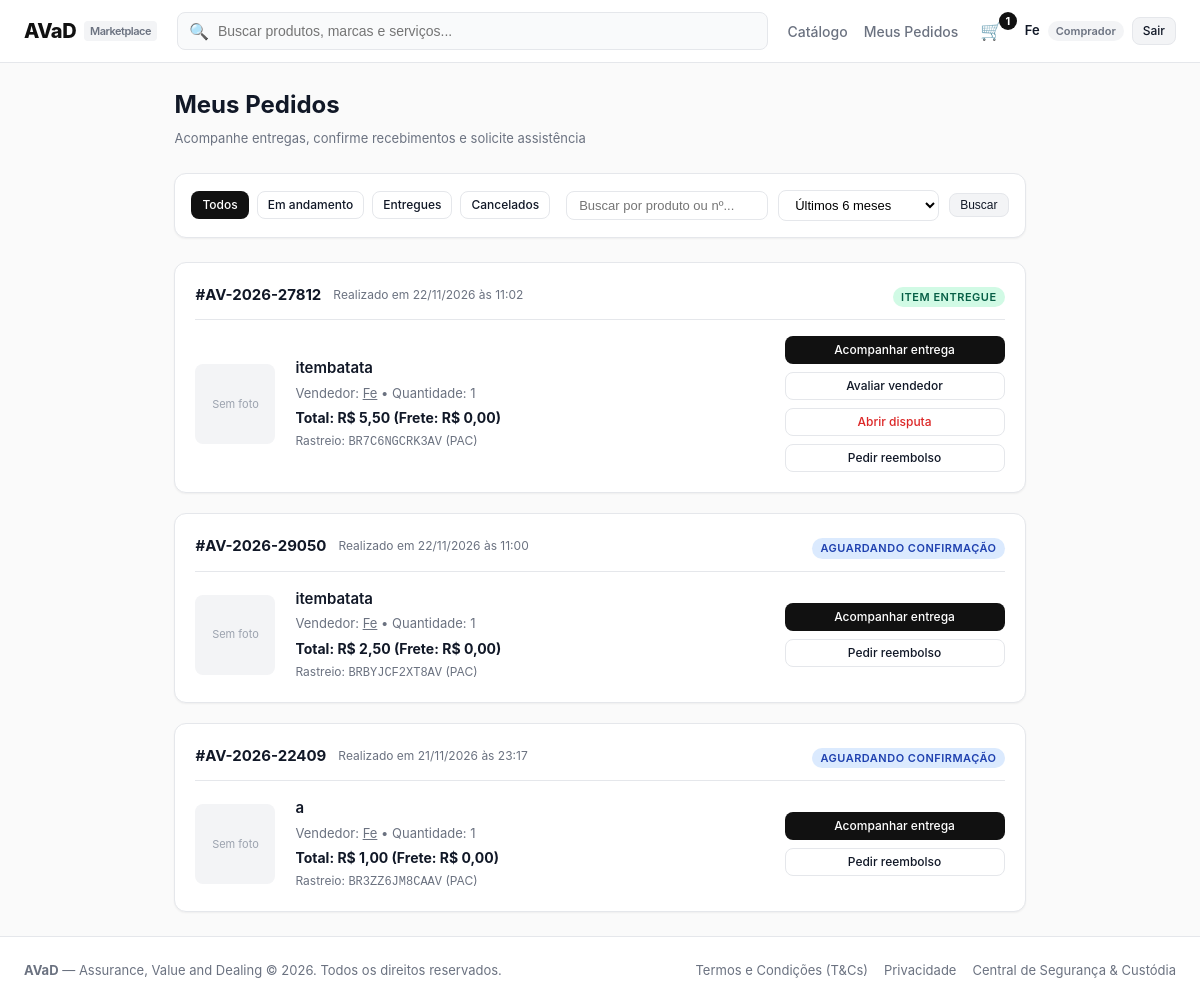
Page /orders/my-orders/ (signed in) on the earlier database version.
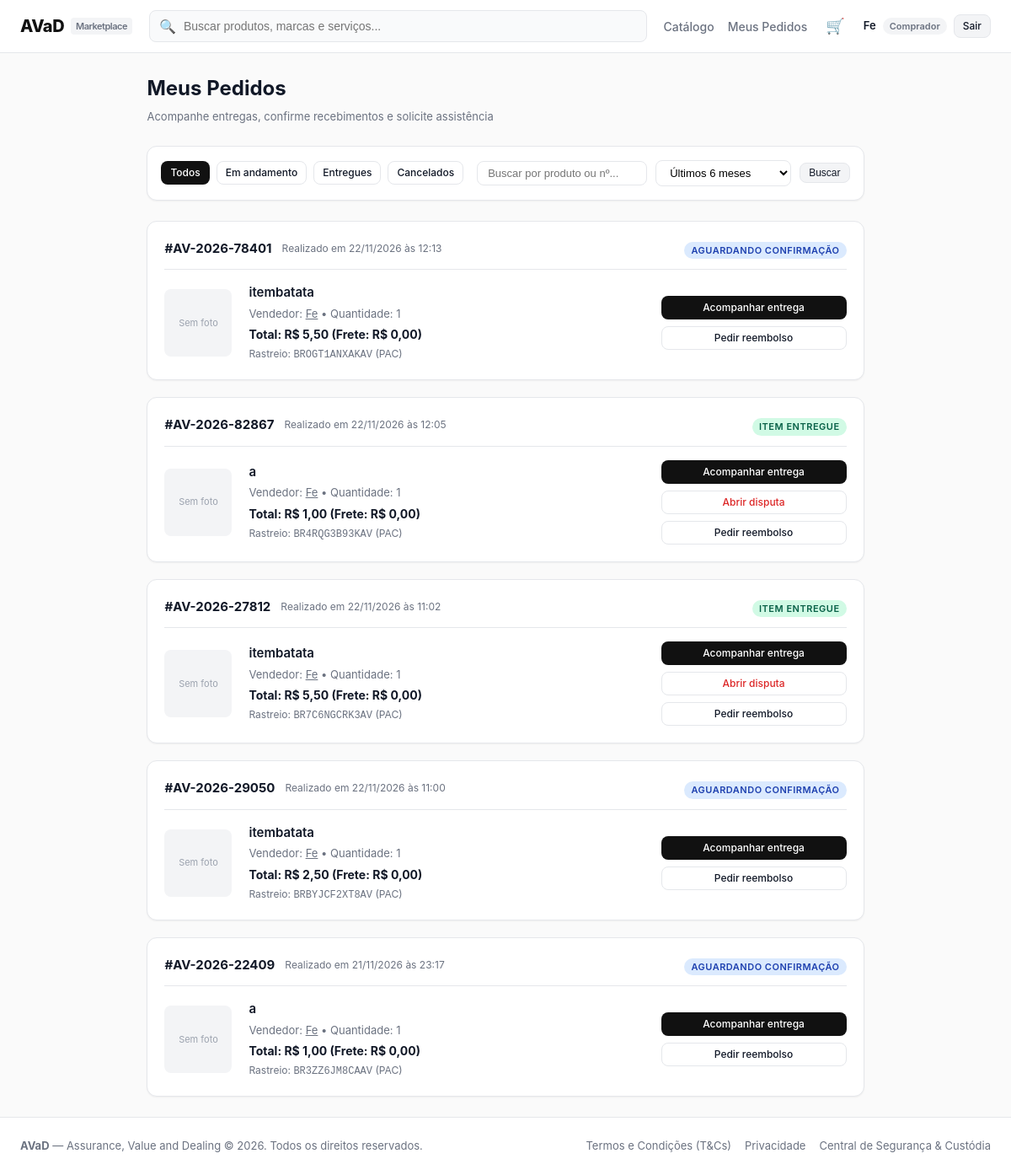
Same page on the later database version.
### orders/models.py (models this page shows, shortened)
class Order(models.Model):
    codigo = models.CharField(max_length=20, unique=True, default=generate_order_code)
    comprador = models.ForeignKey(User, on_delete=models.CASCADE, related_name='compras')
    vendedor = models.ForeignKey(User, on_delete=models.CASCADE, related_name='vendas')
    produto = models.ForeignKey('catalog.Product', on_delete=models.CASCADE)
    quantidade = models.PositiveIntegerField(default=1)
    preco_unitario = models.DecimalField(max_digits=10, decimal_places=2)
    valor_frete = models.DecimalField(max_digits=10, decimal_places=2, default=0)
    metodo_frete = models.CharField(max_length=20, choices=METODO_FRETE_CHOICES, default='pac')
    prazo_dias = models.PositiveIntegerField(default=7)
    valor_total = models.DecimalField(max_digits=10, decimal_places=2)
    forma_pagamento = models.CharField(max_length=20, choices=FORMA_PAGAMENTO_CHOICES, default='cartao')
    parcelas = models.PositiveIntegerField(default=1)
    cep_entrega = models.CharField(max_length=10, blank=True)
    endereco_entrega = models.TextField(blank=True)
    codigo_rastreio = models.CharField(max_length=20, blank=True, default='')
    status = models.CharField(max_length=30, choices=STATUS_CHOICES, default='aguardando_pagamento')
    recebimento_confirmado = models.BooleanField(default=False)
    entregue_em = models.DateTimeField(null=True, blank=True)  # quando o pedido passou a 'entregue'
    criado_em = models.DateTimeField(auto_now_add=True)
    class Meta:
        ordering = ['-criado_em']
    @property
    def status_display_badge(self):
        mapping = {
            'aguardando_pagamento': ('AGUARDANDO PAGAMENTO', 'warning'),
            'aguardando_confirmacao': ('AGUARDANDO CONFIRMAÇÃO', 'info'),
            'preparando': ('PREPARANDO ENVIO', 'info'),
            'a_caminho': ('ITEM A CAMINHO', 'primary'),
            'entregue': ('ITEM ENTREGUE', 'success'),
            'cancelado': ('CANCELADO/ESTORNADO', 'danger'),
        }
        return mapping.get(self.status, ('DESCONHECIDO', 'secondary'))

### catalog/models.py (models this page shows, shortened)
class Product(models.Model):
    vendedor = models.ForeignKey(User, on_delete=models.CASCADE, related_name='products')
    titulo = models.CharField(max_length=200)
    categoria = models.CharField(max_length=50, choices=CATEGORIAS)
    descricao = models.TextField()
    caracteristicas = models.TextField(blank=True, help_text='Uma característica por linha')
    preco = models.DecimalField(max_digits=10, decimal_places=2)
    estoque = models.PositiveIntegerField(default=0)
    imagem = models.ImageField(upload_to='products/', blank=True, null=True)
    frete_gratis = models.BooleanField(default=False)
    ativo = models.BooleanField(default=True)
    removido = models.BooleanField(default=False)  # anúncio removido pelo vendedor (some da loja e da lista)
    criado_em = models.DateTimeField(auto_now_add=True)
    class Meta:
        ordering = ['-criado_em']

### accounts/models.py (models this page shows, shortened)
class UserProfile(models.Model):
    user = models.OneToOneField(User, on_delete=models.CASCADE, related_name='profile')
    nome = models.CharField(max_length=16)
    data_nascimento = models.DateField()
    cpf = models.CharField(max_length=14, unique=True)
    cnpj = models.CharField(max_length=18, blank=True, null=True, unique=True)
    tem_cnpj = models.BooleanField(default=False)
    email_verificado = models.BooleanField(default=False)
    is_mediador = models.BooleanField(default=False)
    conta_bancaria_bloqueada = models.BooleanField(default=False)
    suspenso = models.BooleanField(default=False)
    token_verificacao = models.CharField(max_length=64, blank=True, null=True)
    tipo_usuario = models.CharField(max_length=20, choices=[
        ('comprador', 'Comprador'),
        ('vendedor', 'Vendedor'),
        ('mediador', 'Mediador'),
    ], default='comprador')
    nome_loja = models.CharField(max_length=64, blank=True, null=True)

### orders/views.py (the view)
# urls.py: path('my-orders/', views.my_orders_view, name='my_orders'),
@login_required
def my_orders_view(request):
    confirmar_recebimentos_vencidos()
    orders = Order.objects.filter(comprador=request.user)
    aba = request.GET.get('aba', 'todos')
    if aba == 'em_andamento':
        orders = orders.filter(status__in=['aguardando_pagamento', 'aguardando_confirmacao', 'preparando', 'a_caminho'])
    elif aba == 'entregues':
        orders = orders.filter(status='entregue')
    elif aba == 'cancelados':
        orders = orders.filter(status='cancelado')
    q = request.GET.get('q', '').strip()
    if q:
        orders = orders.filter(codigo__icontains=q) | orders.filter(produto__titulo__icontains=q)
    periodo = request.GET.get('periodo', '6m')
    if periodo == '6m':
        seis_meses_atras = timezone.now() - datetime.timedelta(days=180)
        orders = orders.filter(criado_em__gte=seis_meses_atras)
    return render(request, 'orders/my_orders.html', {
        'orders': orders,
        'aba': aba,
        'q': q,
        'periodo': periodo,
    })

### accounts/roles.py (called while the page is built)
def tipo_usuario(request):
    if not request.user.is_authenticated:
        return None
    tipo = request.session.get('tipo_usuario')
    return tipo if tipo in TIPOS else COMPRADOR

### orders/cart.py (called while the page is built)
    def _qs(self):
        return CartItem.objects.filter(usuario=self.user)

    def count(self):
        total = self._qs().filter(produto__ativo=True).aggregate(t=Sum('quantidade'))['t']
        return total or 0

### orders/context_processors.py (called while the page is built)
def cart_count(request):
    user = getattr(request, 'user', None)
    if user is None or not user.is_authenticated:
        return {'cart_count': 0}
    return {'cart_count': Cart(request).count()}

### orders/services.py (called while the page is built, shortened)
def confirmar_recebimentos_vencidos():
    limite = timezone.now() - datetime.timedelta(days=PRAZO_CONFIRMACAO_AUTOMATICA_DIAS)
    candidatos = list(
        Order.objects
        .filter(status='entregue', recebimento_confirmado=False, entregue_em__lte=limite)
        .exclude(disputes__status='em_analise')
        .exclude(refund_requests__status__in=['solicitacao_enviada', 'vendedor_notificado', 'estorno_processamento'])
    )
    total = 0
    return total

### templates/orders/my_orders.html (shortened to what the changed rows need)
{% extends "base.html" %}
{% block content %}
<div style="margin-bottom: 24px;">
  <h1 style="font-size: 24px; font-weight: 700; margin-bottom: 6px;">Meus Pedidos</h1>
</div>
<div style="display: flex; flex-direction: column; gap: 20px;">
  {% for order in orders %}
    <div class="card">
      <div style="display: flex; justify-content: space-between; align-items: center; border-bottom: 1px solid var(--border-color); padding-bottom: 12px; margin-bottom: 16px; flex-wrap: wrap; gap: 12px;">
        <div style="display: flex; align-items: center; gap: 12px;">
          <strong style="font-size: 15px;">{{ order.codigo }}</strong>
          <span style="font-size: 12px; color: var(--text-muted);">Realizado em {{ order.criado_em|date:"d/m/Y \à\s H:i" }}</span>
        </div>
        <div>
          <span class="badge badge-{{ order.status_display_badge.1 }}">
            {{ order.status_display_badge.0 }}
          </span>
        </div>
      </div>
      <div style="display: grid; grid-template-columns: 80px 1fr 220px; gap: 20px; align-items: center;">
        <div style="width: 80px; height: 80px; background: #F3F4F6; border-radius: var(--radius-md); overflow: hidden; display: flex; align-items: center; justify-content: center;">
          {% if order.produto.imagem %}
            <img src="{{ order.produto.imagem.url }}" alt="{{ order.produto.titulo }}" style="width: 100%; height: 100%; object-fit: cover;">
          {% else %}
            <span style="font-size: 11px; color: #9CA3AF;">Sem foto</span>
          {% endif %}
        </div>
        <div>
          <h3 style="font-size: 15px; font-weight: 600; margin-bottom: 4px;">
            <a href="{% url 'catalog:product_detail' order.produto.id %}">{{ order.produto.titulo }}</a>
          </h3>
          <div style="font-size: 13px; color: var(--text-muted); margin-bottom: 4px;">
            Vendedor: <a href="{% url 'accounts:seller_profile' order.vendedor.id %}" style="text-decoration: underline;">{{ order.vendedor.profile.nome_loja|default:order.vendedor.profile.nome }}</a>
            &bull; Quantidade: {{ order.quantidade }}
          </div>
          <div style="font-size: 14px; font-weight: 700;">
            Total: R$ {{ order.valor_total }} (Frete: R$ {{ order.valor_frete }})
          </div>
          {% if order.codigo_rastreio %}
            <div style="font-size: 12px; color: var(--text-muted); margin-top: 4px;">
              Rastreio: <code>{{ order.codigo_rastreio }}</code> ({{ order.get_metodo_frete_display }})
            </div>
          {% endif %}
        </div>
        <div style="display: flex; flex-direction: column; gap: 8px;">
          <a href="{% url 'orders:tracking' order.id %}" class="btn btn-primary btn-sm btn-block">
            Acompanhar entrega
          </a>
          {% if order.status == 'entregue' and not order.review %}
            <a href="{% url 'orders:review' order.id %}" class="btn btn-outline btn-sm btn-block">
              Avaliar vendedor
            </a>
          {% endif %}
          {% if order.status in 'a_caminho,entregue' %}
            <a href="{% url 'disputes:open_dispute' order.id %}" class="btn btn-outline btn-sm btn-block" style="color: #DC2626;">
              Abrir disputa
            </a>
          {% endif %}
          {% if order.status != 'cancelado' %}
            <a href="{% url 'orders:refund' order.id %}" class="btn btn-outline btn-sm btn-block">
              Pedir reembolso
            </a>
          {% endif %}
        </div>
      </div>
    </div>
  {% endfor %}
</div>
{% endblock %}

### templates/base.html (shortened to what this page needs)
{% load static %}
<!DOCTYPE html>
<html lang="pt-br">
<head>
  <link rel="stylesheet" href="{% static 'css/style.css' %}">
</head>
<body>
  <header class="navbar">
    <div class="nav-container">
      <a href="{% url 'home' %}" class="logo">
        <span>AVaD</span>
        <span class="logo-tag">Marketplace</span>
      </a>
      <form action="{% url 'catalog:product_list' %}" method="get" class="search-form">
        <span class="search-icon">🔍</span>
        <input type="text" name="q" value="{{ request.GET.q|default:'' }}" class="search-input" placeholder="Buscar produtos, marcas e serviços...">
      </form>
      <nav class="nav-links">
        <a href="{% url 'catalog:product_list' %}" class="nav-link">Catálogo</a>
        {% if user.is_authenticated %}
          {% if request.tipo_usuario == 'comprador' %}
            <a href="{% url 'orders:my_orders' %}" class="nav-link">Meus Pedidos</a>
            <a href="{% url 'orders:cart' %}" class="nav-link cart-link" title="Carrinho" aria-label="Carrinho">
              🛒{% if cart_count %}<span class="cart-badge">{{ cart_count }}</span>{% endif %}
            </a>
          {% elif request.tipo_usuario == 'vendedor' %}
            <a href="{% url 'dashboard:overview' %}" class="btn btn-outline btn-sm">Área do Vendedor</a>
          {% elif request.tipo_usuario == 'mediador' %}
            <a href="{% url 'disputes:mediation_panel' %}" class="nav-link" style="color: #2563EB; font-weight: 600;">Painel de Mediação</a>
          {% endif %}
          <div style="display: flex; align-items: center; gap: 8px;">
            <span style="font-size: 13px; font-weight: 600;">{{ user.profile.nome|default:user.username }}</span>
            <span style="font-size: 11px; font-weight: 600; color: var(--text-muted); background: #F3F4F6; padding: 2px 8px; border-radius: 999px;">{{ request.tipo_usuario|capfirst }}</span>
            <a href="{% url 'accounts:logout' %}" class="btn btn-secondary btn-sm">Sair</a>
          </div>
        {% else %}
          <a href="{% url 'accounts:login' %}" class="btn btn-outline btn-sm">Entrar</a>
          <a href="{% url 'accounts:register' %}" class="btn btn-primary btn-sm">Cadastre-se</a>
        {% endif %}
      </nav>
    </div>
  </header>
  <main class="container">
    {% block content %}{% endblock %}
  </main>
  <footer class="footer">
    <div class="footer-inner">
      <div>
        <strong>AVaD</strong> — Assurance, Value and Dealing &copy; 2026. Todos os direitos reservados.
      </div>
      <div style="display: flex; gap: 16px;">
        <a href="#">Termos e Condições (T&Cs)</a>
        <a href="#">Privacidade</a>
        <a href="#">Central de Segurança & Custódia</a>
      </div>
    </div>
  </footer>
</body>
</html>

Differences in the rows shown:
added Order: codigo "#AV-2026-78401", criado_em "22/11/2026 às 12:13", status_display_badge.0 "AGUARDANDO CONFIRMAÇÃO", shows "Sem foto", produto.titulo "itembatata", vendedor.profile.nome_loja "Fe", quantidade "1", valor_total "5,50", valor_frete "0,00", codigo_rastreio "BROGT1ANXAKAV", metodo_frete "PAC", shows "Pedir reembolso"
added Order: codigo "#AV-2026-82867", criado_em "22/11/2026 às 12:05", status_display_badge.0 "ITEM ENTREGUE", shows "Sem foto", produto.titulo "a", vendedor.profile.nome_loja "Fe", quantidade "1", valor_total "1,00", valor_frete "0,00", codigo_rastreio "BR4RQG3B93KAV", metodo_frete "PAC", shows "Abrir disputa", shows "Pedir reembolso"
shown differently, row unchanged: Order "#AV-2026-27812": no longer shows "Avaliar vendedor"
Other differences:
{{ cart_count }}: "1" → (not shown)
